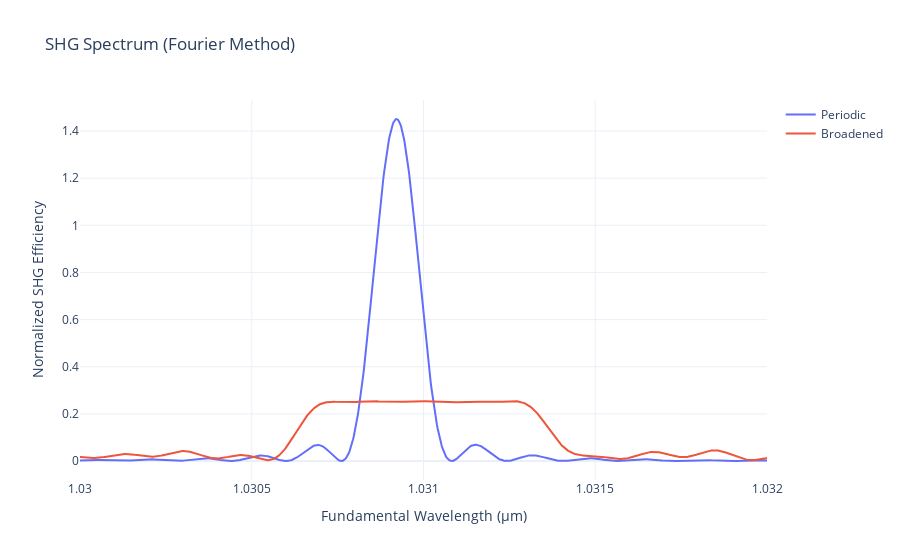

Write notebook code for a chart like this one.
### Code cell
# physical conditions.
design_temp = 70.0
num_wl_points = 1000

# Periodic grating
wl_start = 1.030
wl_end = 1.032
num_domains = 4162
period = 7.2


# periodic grating
profile = grating.uniform_profile(num_domains, period, kappa_mag=999)
wls = jnp.linspace(wl_start, wl_end, num_wl_points)
widths_periodic, _ = grating.build(profile)
periodic_device = DeviceConfig(length=float(jnp.sum(widths_periodic)), num_domains=widths_periodic.shape[0], kappa=1.31e-5 / (2 / jnp.pi))
effs_periodic = calc_effs(widths_periodic, wls, periodic_device, design_temp)

# broadened grating
widths_broadened = jnp.load("../datasets/broadened_shg_15000_4162_e5.npy")
broadened_device = DeviceConfig(length=float(jnp.sum(widths_broadened)), num_domains=widths_broadened.shape[0], kappa=1.31e-5 / (2 / jnp.pi))
effs_broadened = calc_effs(widths_broadened, wls, broadened_device, design_temp)

fig = go.Figure()
fig.add_trace(go.Scatter(x=wls, y=effs_periodic, mode="lines", name="Periodic"))
fig.add_trace(go.Scatter(x=wls, y=effs_broadened, mode="lines", name="Broadened"))
fig.update_layout(
    title="SHG Spectrum (Fourier Method)",
    xaxis_title="Fundamental Wavelength (μm)",
    yaxis_title="Normalized SHG Efficiency",
    template="plotly_white",
)
fig.show()

### Figure 1 — Plotly figure (JSON) as saved in the notebook; plotly's stock layout.template omitted (floating-point values rounded to 4 significant figures; data arrays with more than 128 entries replaced by an {"elided": "..."} marker saying what was removed)
{"data": [{"mode": "lines", "name": "Periodic", "type": "scatter", "x": {"elided": "1000 float values"}, "y": {"elided": "1000 float values"}}, {"mode": "lines", "name": "Broadened", "type": "scatter", "x": {"elided": "1000 float values"}, "y": {"elided": "1000 float values"}}], "layout": {"title": {"text": "SHG Spectrum (Fourier Method)"}, "xaxis": {"title": {"text": "Fundamental Wavelength (μm)"}}, "yaxis": {"title": {"text": "Normalized SHG Efficiency"}}}}
